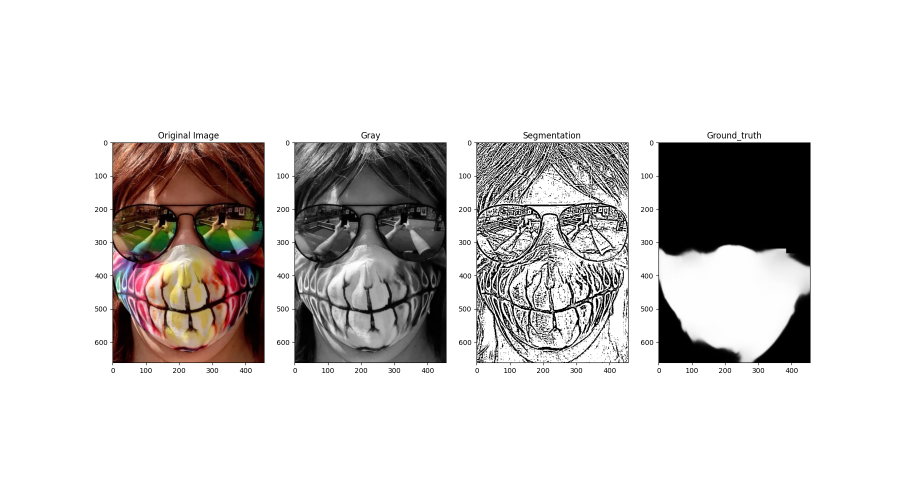
#> input picture Segmentation/Sample_output/005320_1.jpg_adaptive.png, 1800 x 1000 px, given as the content of the folder ./MSFD/1/face_crop, which was not available (shown at 1/2 size)
$ python Task_C.py   (older library calls are emulated)
#> lines starting #> are read from the running program, lines starting #| are printed output that depends on the picture; after the words box and inside, x2 and y2 are one past the last pixel; in counts of white or black regions, pixels touching at a corner belong together; pictures that were not available may be replaced by others from this repository, and a replacement may not be noted
import cv2
import numpy as np
import pandas as pd
import os
import matplotlib.pyplot as plt
from skimage import morphology
from skimage.filters import sobel, threshold_sauvola
from skimage.color import label2rgb
from skimage.segmentation import watershed
from scipy import ndimage as nd
from skimage import measure, color, morphology
from sklearn.metrics import f1_score, accuracy_score, jaccard_score

def dice_score(segmentation, ground_truth):
    intersection = np.sum(np.logical_and(segmentation, ground_truth))
    return (2.0 * intersection) / (np.sum(segmentation) + np.sum(ground_truth))

def apply_segmentation(image_path, method="otsu"):
#> called with method = 'otsu'
    image = cv2.imread(image_path)
#> image is the input picture: shape (1000, 1800, 3); mean B, G, R 208, 209.1, 212
    gray = cv2.cvtColor(image, cv2.COLOR_BGR2GRAY)
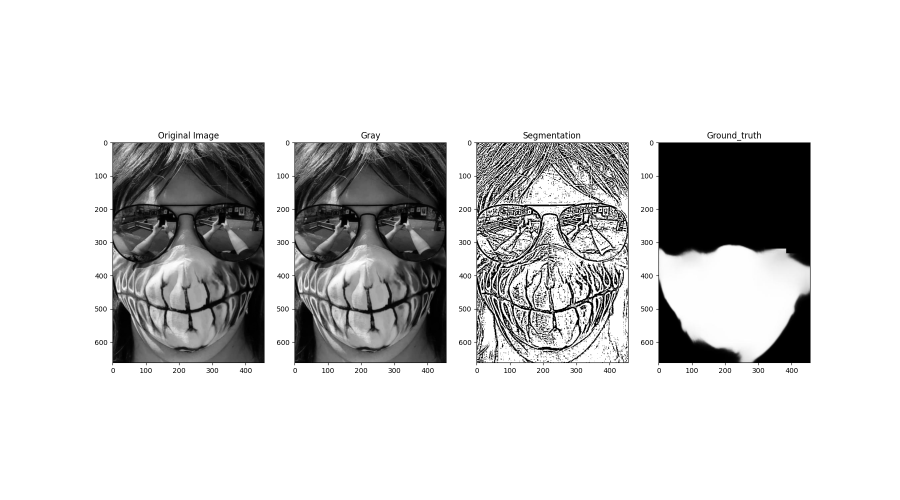
#> gray: shape (1000, 1800) (shown at 1/2 size); min 0, max 255, mean 209.8

    if method == "otsu":
        return gray, otsu_thresholding(gray)
    elif method == "adaptive":
        return gray, adaptive_thresholding(gray)
    elif method == "canny":
        return gray, canny_edge_detection(gray)
    elif method == "sobel":
        return gray, sobel_edge_detection(gray)
    elif method == "laplacian":
        return gray, laplacian_edge_detection(gray)
    elif method == "watershed":
        return gray, watershed_segmentation(gray)
    elif method == "morphology":
        return gray, morphological_segmentation(gray)
    elif method == "connected":
        return gray, connected_component_segmentation(gray)
    elif method == "kmeans":
        return gray, kmeans_segmentation(image)
    elif method == "local":
        return gray, local_thresholding(gray)
    else:
        raise ValueError("Invalid method. Choose from otsu, adaptive, canny, sobel, laplacian, watershed, morphology, or connected.")

# Method 1: Otsu's Thresholding
def otsu_thresholding(gray):
    _, binary = cv2.threshold(gray, 0, 255, cv2.THRESH_BINARY + cv2.THRESH_OTSU)
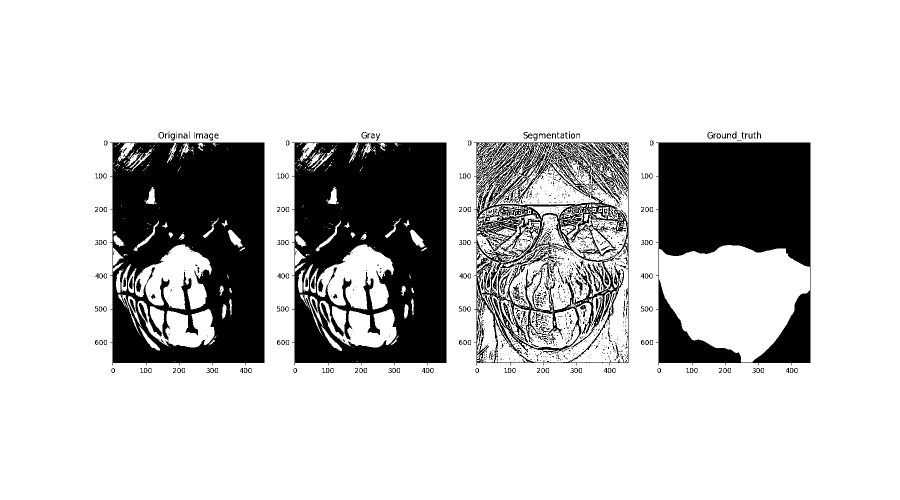
#> binary: shape (1000, 1800) (shown at 1/2 size); 80.2% white; 1533 black regions (1268 under 20 px), largest, box (x1, y1, x2, y2) and area: (220, 285, 529, 731) 107324, (584, 285, 893, 731) 107047, (1312, 285, 1621, 731) 85079
    return binary

# Method 2: Adaptive Thresholding
def adaptive_thresholding(gray):
    binary = cv2.adaptiveThreshold(gray, 255, cv2.ADAPTIVE_THRESH_GAUSSIAN_C,
                                    cv2.THRESH_BINARY, 11, 2)
    return binary

# Method 3: Canny Edge Detection
def canny_edge_detection(gray):
    edges = cv2.Canny(gray, 50, 150)
    binary = cv2.threshold(edges, 0, 255, cv2.THRESH_BINARY)[1]
    return binary

# Method 4: Sobel Edge Detection
def sobel_edge_detection(gray):
    sobelx = cv2.Sobel(gray, cv2.CV_64F, 1, 0, ksize=7)
    sobely = cv2.Sobel(gray, cv2.CV_64F, 0, 1, ksize=7)
    edges = cv2.magnitude(sobelx, sobely)
    edges = (edges / np.max(edges) * 255).astype(np.uint8)
    binary = cv2.threshold(edges, 0, 255, cv2.THRESH_BINARY + cv2.THRESH_OTSU)[1]
    return binary

# Method 5: Laplacian Edge Detection
def laplacian_edge_detection(gray):
    edges = cv2.Laplacian(gray, cv2.CV_64F)
    edges = (np.abs(edges) / np.max(np.abs(edges)) * 255).astype(np.uint8)
    binary = cv2.threshold(edges, 0, 255, cv2.THRESH_BINARY + cv2.THRESH_OTSU)[1]
    return binary

# Method 6: Watershed Segmentation
def watershed_segmentation(gray):
    blurred = cv2.GaussianBlur(gray, (101, 101), 0)
    _, binary = cv2.threshold(blurred, 0, 255, cv2.THRESH_BINARY + cv2.THRESH_OTSU)

    distance = nd.distance_transform_edt(binary)
    local_max = morphology.local_maxima(distance)
    markers, _ = nd.label(local_max)

    labels = watershed(-distance, markers, mask=binary)
    binary_labels = (labels > 0).astype(np.uint8) * 255
    return binary_labels

# Method 7: Morphological Segmentation
def morphological_segmentation(gray):
    _, binary = cv2.threshold(gray, 0, 255, cv2.THRESH_BINARY + cv2.THRESH_OTSU)
    kernel = np.ones((3, 3), np.uint8)
    cleaned = cv2.morphologyEx(binary, cv2.MORPH_OPEN, kernel, iterations=2)
    return cleaned

# Method 8: Connected Component Segmentation
def connected_component_segmentation(gray):
    _, binary = cv2.threshold(gray, 0, 255, cv2.THRESH_BINARY + cv2.THRESH_OTSU)
    labels = measure.label(binary, connectivity=1)
    labels = morphology.remove_small_objects(labels, min_size=200)
    binary_labels = (labels > 0).astype(np.uint8) * 255
    return binary_labels

def kmeans_segmentation(image, k=2):
    # Ensure the image is in BGR
    if len(image.shape) != 3 or image.shape[2] != 3:
        raise ValueError("K-Means requires a BGR color image.")

    pixel_vals = image.reshape((-1, 3))
    pixel_vals = np.float32(pixel_vals)

    # K-Means clustering
    criteria = (cv2.TERM_CRITERIA_EPS + cv2.TERM_CRITERIA_MAX_ITER, 100, 0.2)
    _, labels, centers = cv2.kmeans(pixel_vals, k, None, criteria, 10, cv2.KMEANS_RANDOM_CENTERS)

    centers = np.uint8(centers)
    segmented_data = centers[labels.flatten()]
    segmented_image = segmented_data.reshape(image.shape)

    # Convert to grayscale
    gray = cv2.cvtColor(segmented_image, cv2.COLOR_BGR2GRAY)

    # Apply Otsu's thresholding for binary output
    _, binary = cv2.threshold(gray, 0, 255, cv2.THRESH_BINARY + cv2.THRESH_OTSU)
    return binary

def local_thresholding(gray, window_size=1001):
    thresh_sauvola = threshold_sauvola(gray, window_size=window_size)
    binary = (gray > thresh_sauvola).astype(np.uint8) * 255
    return binary

def visualise_segmentation(face_path, gray, segmentation, ground_truth, method):
    image = cv2.imread(face_path)
    truth = cv2.imread(ground_truth)
    plt.figure(figsize=(18, 10))

    plt.subplot(1, 4, 1)
    plt.imshow(cv2.cvtColor(image, cv2.COLOR_BGR2RGB))
    plt.title('Original Image')

    plt.subplot(1, 4, 2)
    plt.imshow(gray, cmap='gray')
    plt.title('Gray')

    plt.subplot(1, 4, 3)
    plt.imshow(segmentation, cmap='gray')
    plt.title('Segmentation')

    plt.subplot(1, 4, 4)
    plt.imshow(truth)
    plt.title('Ground_truth')

    # plt.show()
    output_dir = './segmentation_results'
    os.makedirs(output_dir, exist_ok=True)
    output_path = os.path.join(output_dir, f'{os.path.basename(face_path)}_{method}.png')
    plt.savefig(output_path)
    plt.close()

def calculate_metrics(segmentation, ground_truth_path):
    ground_truth = cv2.imread(ground_truth_path, 0)
#> ground_truth: shape (1000, 1800); min 0, max 255, mean 209.8
    ground_truth = cv2.resize(ground_truth, (segmentation.shape[1], segmentation.shape[0]), interpolation=cv2.INTER_NEAREST)

    ground_truth = (ground_truth > 0).astype(np.uint8)
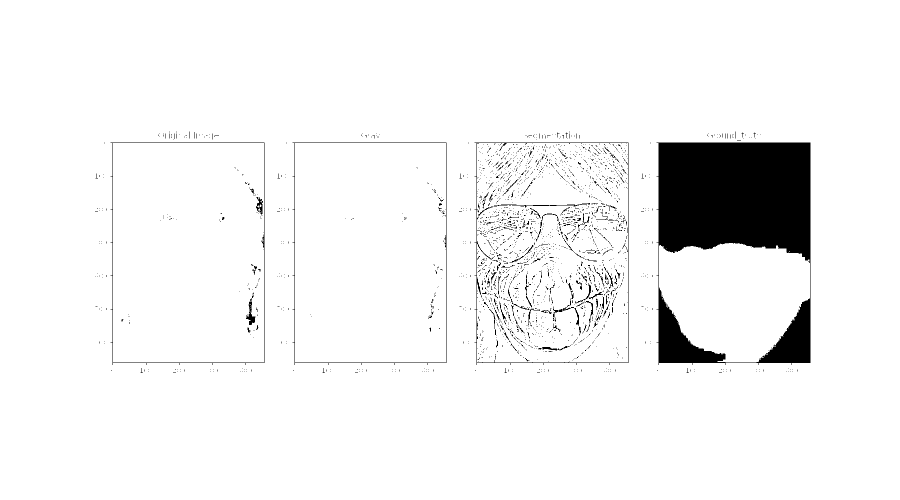
#> ground_truth: shape (1000, 1800) (shown at 1/2 size); values 0 (black) and 1 (white), 94.6% white; 2229 black regions (2107 under 20 px), largest, box (x1, y1, x2, y2) and area: (1313, 285, 1621, 730) 79026, (949, 285, 1257, 730) 1877, (221, 285, 529, 730) 1591
    segmentation = (segmentation > 0).astype(np.uint8)

    iou = np.sum(np.logical_and(segmentation, ground_truth)) / np.sum(np.logical_or(segmentation, ground_truth))
#> iou = 0.847
    f1 = f1_score(ground_truth.flatten(), segmentation.flatten())
#> f1 = 0.917
    accuracy = accuracy_score(ground_truth.flatten(), segmentation.flatten())
#> accuracy = 0.855
    dice_score = 2 * np.sum(np.logical_and(segmentation, ground_truth)) / (np.sum(segmentation) + np.sum(ground_truth))
#> dice_score = 0.917
    jaccard = jaccard_score(ground_truth.flatten(), segmentation.flatten())
#> jaccard = 0.847

    return iou, f1, accuracy, dice_score, jaccard

def main():
    input_path = './MSFD/1/face_crop'
    ground_truth_path = './MSFD/1/face_crop_segmentation'
    methods = ["otsu", "adaptive", "canny", "sobel", "laplacian", "watershed", "morphology", "connected", "kmeans", "local"]

    metrics = {method: {"iou": [], "f1": [], "accuracy": [], "dice": [], "jaccard": []} for method in methods}
    i = 0
    for face_filename in os.listdir(input_path):
        face_path = os.path.join(input_path, face_filename)
        ground_truth = os.path.join(ground_truth_path, face_filename)
        if (i % 25) == 0:
            if os.path.isfile(face_path) and os.path.isfile(ground_truth):
                for method in methods:
                    gray, segmentation = apply_segmentation(face_path, method)
                    iou, f1, accuracy, dice_score, jaccard = calculate_metrics(segmentation, ground_truth)
#> iou = 0.847; f1 = 0.917; accuracy = 0.855; dice_score = 0.917; jaccard = 0.847
                    # print(f"{face_filename} {method}: IoU={iou:.4f}, F1={f1:.4f}, Accuracy={accuracy:.4f}, Dice={dice_score:.4f}, Jaccard={jaccard:.4f}")

                    metrics[method]["iou"].append(iou)
                    metrics[method]["f1"].append(f1)
                    metrics[method]["accuracy"].append(accuracy)
                    metrics[method]["dice"].append(dice_score)
                    metrics[method]["jaccard"].append(jaccard)
                    # visualise_segmentation(face_path, gray, segmentation, ground_truth, method)
        i = i + 1
#> i = 1

    print("\nAverage Metrics for each Method:")
    for method in methods:
        if metrics[method]["iou"]:
            avg_iou = np.mean(metrics[method]["iou"])
            avg_f1 = np.mean(metrics[method]["f1"])
            avg_accuracy = np.mean(metrics[method]["accuracy"])
            avg_dice = np.mean(metrics[method]["dice"])
            avg_jaccard = np.mean(metrics[method]["jaccard"])
            print(f"{method}: IoU={avg_iou:.4f}, F1={avg_f1:.4f}, Accuracy={avg_accuracy:.4f}, Dice={avg_dice:.4f}, Jaccard={avg_jaccard:.4f}")
        else:
            print(f"{method}: No data available.")

    print("\nMaximum IoU for each Method:")
    for method in methods:
        if metrics[method]["iou"]:
            max_iou = np.max(metrics[method]["iou"])
            print(f"{method}: Max IoU={max_iou:.4f}")
        else:
            print(f"{method}: No data available.")


if __name__ == "__main__":
    main()
